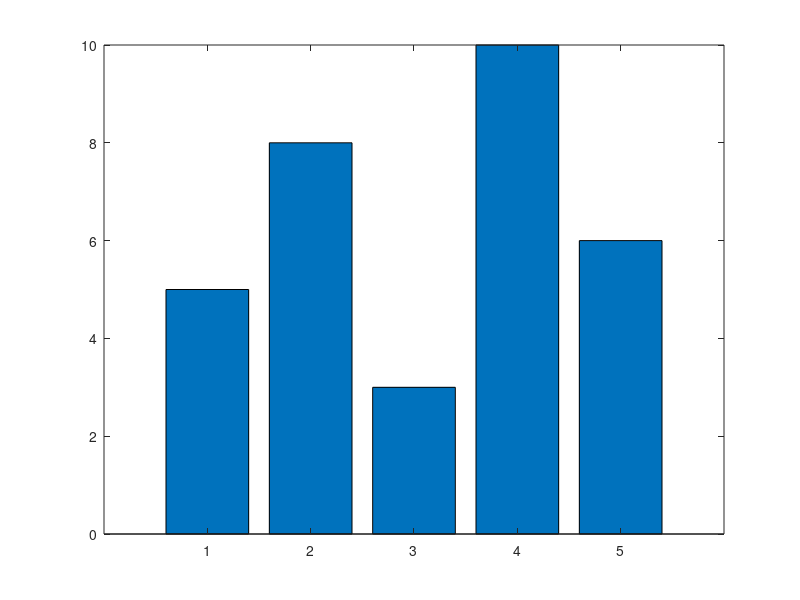

Recreate this plot in MATLAB. (Note: this script raises an error after producing the figure.)
% MATLAB Geek Bootcamp - Week 2
% Plotting & Visualization
% @ElectroGeek255


clc; clear;
close all


%% 1. Basic plot
x = 1:5;
y = [4 3 8 6 1];
plot(x, y)

%% 2. Plot a mathematical function
x = -10:0.1:10;
y = x.^2;

plot(x, y)
grid on

%% 3. Common plot styles
plot(x, y, 'r--', 'LineWidth', 2)

% 'r--' -> red dashed line
% 'LineWidth' -> line thickness


%% 4. Complete second-order response

t = 0:0.01:10;
y = exp(-0.3*t) .* cos(2*t);

plot(t, y)
grid on
title('Second-Order Response')
xlabel('Time')
ylabel('Amplitude')

%% 5. Noisy Sin Wave Example
x = linspace(0, 2*pi, 200);
y = sin(x) + 0.1*rand(size(x));
plot(x, y)

%% 6. Bar chart
values = [5 8 3 10 6];
bar(values)

%% 7. Histogram
data = randi([0 20], 1, 1000);
histogram(data)

%% 8. Scatter plot
x = 1:20;
y = rand(1,20) * 100;
scatter(x, y, 100, 'filled')

%% 9. Pie chart
values = [20 30 15 35];
labels = {'A','B','C','D'};
pie(values, labels)


%% 10. Customize plots
plot(linspace(2, 18), linspace(10, 90))

title('Title')
xlabel('x')
ylabel('y')

xlim([0 20])
ylim([0 100])

set(gca, 'FontSize', 14)
set(gca, 'LineWidth', 1.5)


%% 11. Multiple plots with hold on
plot(x, sin(x))
hold on
plot(x, cos(x), '--')

legend('sin(x)', 'cos(x)')
hold off
% hold on  -> keep current plot
% hold off -> stop adding to current plot

%% 12. Subplot
subplot(2,2,1)
plot(x, sin(x))

subplot(2,2,2)
plot(x, cos(x))
% subplot(rows, columns, position)

%% 13. Global plot settings
set(groot, 'defaultAxesFontName', 'Vazirmatn')
set(groot, 'defaultTextFontName', 'Vazirmatn')
set(groot, 'defaultAxesFontSize', 16)
set(groot, 'defaultTextFontSize', 16)
set(groot, 'defaultAxesLineWidth', 1.5)
set(groot, 'defaultLineLineWidth', 2)
% groot -> root graphics object
% gca   -> current axes


%% 14. 3D plot
z = linspace(0, 20, 100);
x = cos(z);
y = sin(z);
plot3(x, y, z)
xlabel('x')
ylabel('y')
zlabel('z')

%% 15. 3D Scatter
scatter3(x, y, z, 50, 'filled')

%% 16. 3D Bar
bar3([5 8 3 10 6])

%% 17. 3D Pie
pie3([20 30 15 35])

%% 18. Mesh and Surf
x = linspace(-3, 3, 30);
y = linspace(-3, 3, 30);
[X,Y] = meshgrid(x,y);
Z = X.^2 - Y.^2;

mesh(X,Y,Z)
surf(X,Y,Z)
view(45,30)

%% 19. Mesh vs Surf with subplot
subplot(1,2,1)
mesh(X,Y,Z)

subplot(1,2,2)
surf(X,Y,Z)
